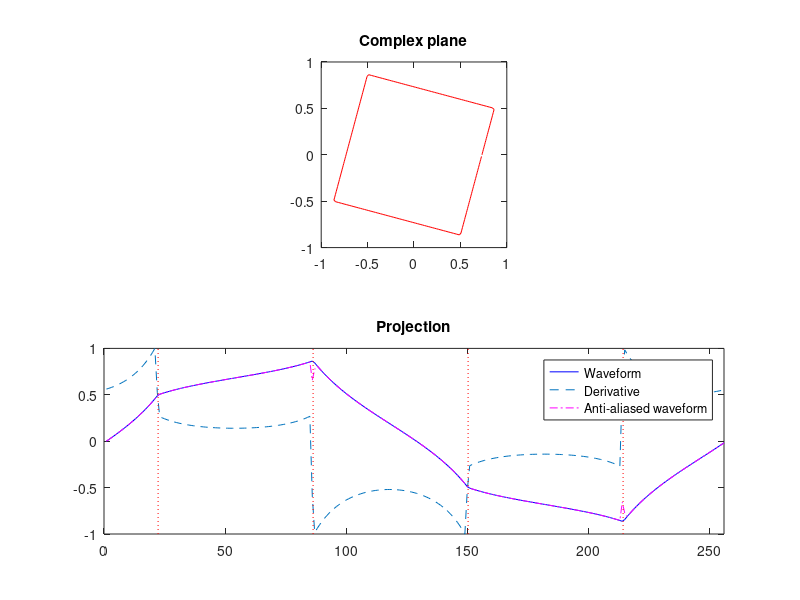

This chart was generated by the following MATLAB code:
%% wavetable

tableSize = 256;
%waveTable = zeros(1, tableSize);

% core parameters
N = 4; % schlalfi numerator
np = 1; % schalfi denominator (number of periods)
n = N/np; % order (schlalfi symbol) (n>2)
f0 = 80/np; % f0
T = 0.0; % teeth
phaseOffset = pi/3; % initial phase
R = 1; % scale


t = [0:tableSize-1]/tableSize; % time vector
theta = 2*pi*t*np; % phase angle
p = zeros(1, tableSize); % radial amplitude of geometry
 
for i=1:tableSize % geometry
    p(i) = cos(pi/n) / cos(mod(theta(i)+phaseOffset, 2*pi/n) -pi/n + T) * R; % (modified Eq1) 
end

poly = zeros(1, tableSize); % sampled geometry
for i=1:tableSize
    poly(i) = p(i) * (cos(theta(i)) + 1j*sin(theta(i)));
end

waveTable = imag(poly); % projection to y axis

%% anti aliasing

dx = diff(waveTable); % first derivative of the waveform
dx = dx / max(abs(dx)); % normalisation
dx = [dx dx(1)]; % wrap around

waveTableAA = waveTable; % anti-aliased waveform
disc = zeros(1, N); % location of discontinuities expressed in samples

for k=1:N % iterates through discontinuities
    disc(k) = mod(tableSize/N*k+1 - tableSize/(2*pi / phaseOffset), tableSize);
    
    % boundary samples (wrapped around the wavetable)
    n3 = mod(ceil(disc(k)), tableSize);
    n1 = mod(n3-2+tableSize, tableSize);
    n2 = n1+1; %mod(n3-1+tableSize, tableSize);
    n4 = mod(n3+1+tableSize, tableSize);

    d = mod(n3 - disc(k), tableSize); % fractional delay between the discontinuity and the next sample (Eq.5)

    %u = abs(dx(n2)-dx(n3)); % change in amplitude at the discontinuities
    %u = (-sin(2*pi/N*k)*cos(pi/N)+sin(pi/N)*cos(2*pi/N*k) / cos(pi/n)) - (-sin(2*pi/N*k)*cos(pi/N)-sin(pi/N)*cos(2*pi/N*k) / cos(pi/n));
    u = abs(-2*tan(pi/N)*cos(2*pi/N*k)); % change in amplitude at the discontinuities (Eq.11)
    
    % 4-point polyBLAMP residual coefficients (Table.1)
    p0 = d^5/120;
    p1 = (-3*d^5 +5*d^4 +10*d^3 +10*d^2 +5*d +1)/120;
    p2 = (3*d^5 -10*d^4 +40*d^2 -60*d +28)/120;
    p3 = (-d^5 +5*d^4 -10*d^3 +10*d^2 -5*d +1)/120;
    
    % waveform correction on the four samples around the discontinuity
    waveTableAA(n1) = waveTable(n1) -p0*u *sign(waveTable(n1));
    waveTableAA(n2) = waveTable(n2) -p1*u *sign(waveTable(n2));
    waveTableAA(n3) = waveTable(n3) -p2*u *sign(waveTable(n3)); 
    waveTableAA(n4) = waveTable(n4) -p3*u *sign(waveTable(n4));
    
end

%% plot

subplot(2,1,1);
plot(real(poly), imag(poly), 'r');
axis([-1 1 -1 1]);
axis equal;
title('Complex plane');

subplot(2,1,2);
graph1 = plot(waveTable, 'b');
axis([0 tableSize -1 1]);
hold on;
graph2 = plot(dx, '--');
hold on;
graph3 = plot(waveTableAA, '-.m');
for i=1:N
    line([disc(i),disc(i)], [-1,1],'Color','red','LineStyle',':');
end
legend([graph1, graph2, graph3],{'Waveform', 'Derivative', 'Anti-aliased waveform'});
title('Projection');
%% synthesis

duration = 1; 
fs = 44100;
tableOverSamplingRatio = tableSize / fs;
tableDelta = f0 * tableOverSamplingRatio; % read increment for wavetable
readIndex = 1; % table read index

y = zeros(1, fs*duration); % output


for i=1:length(y) % synhtesis from wavetable
    
    % boundary indices and corresponding values
    i1 = floor(readIndex+1); 
    if i1 == tableSize
        i2 = 1;
    else
        i2 = i1+1;
    end
    v1 = waveTableAA(i1);
    v2 = waveTableAA(i2);
  
    frac = readIndex - i1; % sample fraction
    
    y(i) = v2 + (frac*(v2-v1)); %interpolation
    
    
    readIndex = readIndex + tableDelta;
    if readIndex > tableSize
        readIndex = readIndex-tableSize;
    end
    
end



%soundsc(y, fs);
%figure();
%plot(y);